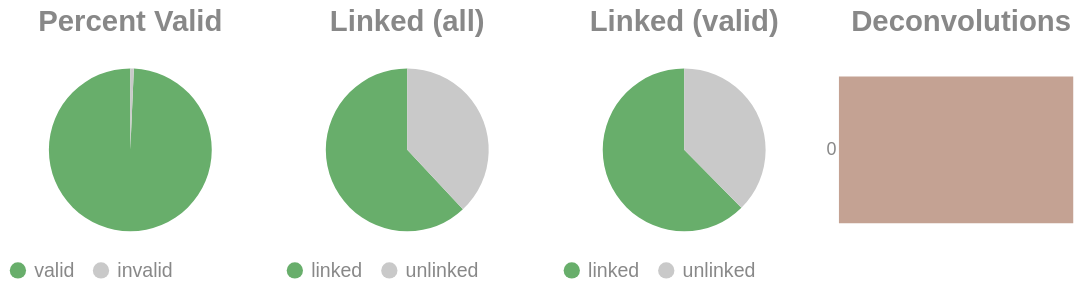

The code cell stored with this chart in its notebook:
### Code cell
if SKIPLR:
    pass
else:
    clash = Counter()
    for i in valids['molecule'].to_list():
        _mol = i.split("-")
        if len(_mol) == 1:
            clash.update('0')
        else:
            clash.update(_mol[-1])

    _d = {"deconvolutions": [], 'count': []}
    for k,v in clash.items():
        _d['deconvolutions'].append(k)
        _d['count'].append(v)

    tot_valid = valids['reads'].sum()
    mask = valids['reads'] >= 2
    n_linked_reads = valids.filter(mask)['reads'].sum()
    if n_linked_reads == 0:
        print_html("No linked molecules (>=2 reads) were detected; skipping linked-only distributions.")
        SKIPLR = True
    else:
        perc_valid = round(tot_valid / n_reads, 4)
        linked_perc_abs = round(n_linked_reads / n_reads, 4)
        linked_perc = round(n_linked_reads / tot_valid, 4)

    _valid = pl.DataFrame({"valids": ['valid', 'invalid'], "count": [tot_valid, n_reads - tot_valid]})
    _linked_abs = pl.DataFrame({"linked (absolute)": ['linked', 'unlinked'], "count": [n_linked_reads, n_reads - n_linked_reads]})
    _linked_rel = pl.DataFrame({"linked (valids)": ['linked', 'unlinked'], "count": [n_linked_reads, tot_valid - n_linked_reads]})

    (
        alt.hconcat(
            piechart(_valid, goodval = 'valid', title = "Percent Valid"),
            piechart(_linked_abs, goodval = "linked", title =  "Linked (all)"),
            piechart(_linked_rel, goodval = "linked", title =  "Linked (valid)"),
            convolutionbar(pl.DataFrame(_d), title = "Deconvolutions"),
            center = True,
            bounds = 'flush'
        )
        .resolve_scale(color='independent')
        .resolve_legend('independent')
        .properties(usermeta={'embedOptions': {"actions": False}})
    ).display()

### Figure 1 — Vega-Lite specification as saved in the notebook (floating-point values rounded to 4 significant figures)
{"width": "container", "height": 400, "config": {"title": {"anchor": "start", "dy": -15, "fontSize": 18, "color": "#888888", "subtitleColor": "#888888", "subtitleFontSize": 14}, "arc": {"fill": "#0072B2"}, "axis": {"domainColor": "#888888", "domainWidth": 0.5, "gridWidth": 0.2, "grid": false, "titleFontWeight": 400, "titleFontSize": 15, "labelFontSize": 11, "labelColor": "#888888", "tickColor": "#888888", "tickWidth": 0.2, "titleColor": "#888888"}, "axisBand": {"grid": false}, "axisX": {"grid": true, "tickSize": 10, "domainCap": "round"}, "axisY": {"domain": false, "grid": true, "tickSize": 0, "domainCap": "round"}, "background": "transparent", "header": {"labelFontSize": 15, "labelColor": "#888888", "titleFontSize": 15, "titleFontWeight": 600, "titleColor": "#888888"}, "legend": {"labelFont": "sans-serif", "labelFontSize": 12, "labelColor": "#888888", "symbolSize": 100, "symbolType": "circle", "titleFontSize": 12, "titlePadding": 10, "titleColor": "#888888", "title": null}, "range": {"category": ["#E69F00", "#56B4E9", "#009E73", "#F0E442", "#0072B2", "#D55E00", "#CC79A7", "#000000"], "diverging": ["#cfe8f3", "#a2d4ec", "#73bfe2", "#46abdb", "#1696d2", "#12719e"]}, "area": {"fill": "#0072B2", "fillOpacity": 0.7, "line": true, "strokeOpacity": 0.7}, "line": {"color": "#0072B2", "stroke": "#0072B2", "strokeWidth": 2}, "trail": {"color": "#0072B2", "stroke": "#0072B2", "strokeWidth": 0, "size": 1}, "point": {"filled": true, "fillOpacity": 1.0, "size": 95}, "text": {"color": "#888888", "fontSize": 11, "align": "right", "fontWeight": 400, "size": 11}, "bar": {"fill": "#0072B2", "stroke": null}, "view": {"stroke": null, "continuousWidth": 660, "continuousHeight": 400}}, "hconcat": [{"data": {"name": "data-d22c6f0135d447eb62882278fcb06687"}, "mark": {"type": "arc"}, "encoding": {"color": {"field": "valids", "legend": {"orient": "bottom", "title": null}, "scale": {"domain": ["valid", "invalid"], "range": ["#68ae6b", "#C9C9C9"]}, "title": "Valids", "type": "nominal"}, "theta": {"field": "count", "type": "quantitative"}, "tooltip": [{"field": "valids", "title": "Valids", "type": "ordinal"}, {"field": "percent", "format": ".2%", "title": "Percent", "type": "quantitative"}, {"field": "count", "title": "Count", "type": "quantitative"}]}, "height": 100, "title": {"text": "Percent Valid", "align": "center", "anchor": "middle"}, "transform": [{"calculate": "datum.count / 16858350", "as": "percent"}], "width": 150}, {"data": {"name": "data-3dfaef4339da881abe43ef4c66a86a98"}, "mark": {"type": "arc"}, "encoding": {"color": {"field": "linked (absolute)", "legend": {"orient": "bottom", "title": null}, "scale": {"domain": ["linked", "unlinked"], "range": ["#68ae6b", "#C9C9C9"]}, "title": "Linked (Absolute)", "type": "nominal"}, "theta": {"field": "count", "type": "quantitative"}, "tooltip": [{"field": "linked (absolute)", "title": "Linked (Absolute)", "type": "ordinal"}, {"field": "percent", "format": ".2%", "title": "Percent", "type": "quantitative"}, {"field": "count", "title": "Count", "type": "quantitative"}]}, "height": 100, "title": {"text": "Linked (all)", "align": "center", "anchor": "middle"}, "transform": [{"calculate": "datum.count / 16858350", "as": "percent"}], "width": 150}, {"data": {"name": "data-d1c264f422fc2a82c873182e4a29d5dd"}, "mark": {"type": "arc"}, "encoding": {"color": {"field": "linked (valids)", "legend": {"orient": "bottom", "title": null}, "scale": {"domain": ["linked", "unlinked"], "range": ["#68ae6b", "#C9C9C9"]}, "title": "Linked (Valids)", "type": "nominal"}, "theta": {"field": "count", "type": "quantitative"}, "tooltip": [{"field": "linked (valids)", "title": "Linked (Valids)", "type": "ordinal"}, {"field": "percent", "format": ".2%", "title": "Percent", "type": "quantitative"}, {"field": "count", "title": "Count", "type": "quantitative"}]}, "height": 100, "title": {"text": "Linked (valid)", "align": "center", "anchor": "middle"}, "transform": [{"calculate": "datum.count / 16741900", "as": "percent"}], "width": 150}, {"data": {"name": "data-ca844bcfcaaf161d75209b03684703eb"}, "mark": {"type": "bar"}, "encoding": {"color": {"field": "deconvolutions", "legend": null, "scale": {"scheme": "lightgreyred"}, "type": "nominal"}, "tooltip": [{"field": "deconvolutions", "title": "Deconvolutions", "type": "ordinal"}, {"field": "percent", "format": ".2%", "title": "Percent", "type": "quantitative"}, {"field": "count", "title": "Count", "type": "quantitative"}], "x": {"axis": null, "field": "count", "type": "quantitative"}, "y": {"field": "deconvolutions", "sort": "ascending", "title": null, "type": "nominal"}}, "height": 100, "title": {"text": "Deconvolutions", "align": "center", "anchor": "middle"}, "transform": [{"calculate": "datum.count / 9588599", "as": "percent"}], "width": 150}], "bounds": "flush", "center": true, "resolve": {"legend": {"angle": "independent"}, "scale": {"color": "independent"}}, "usermeta": {"embedOptions": {"actions": false}}, "$schema": "https://vega.github.io/schema/vega-lite/v6.1.0.json", "datasets": {"data-d22c6f0135d447eb62882278fcb06687": [{"valids": "valid", "count": 16741900}, {"valids": "invalid", "count": 116450}], "data-3dfaef4339da881abe43ef4c66a86a98": [{"linked (absolute)": "linked", "count": 10447164}, {"linked (absolute)": "unlinked", "count": 6411186}], "data-d1c264f422fc2a82c873182e4a29d5dd": [{"linked (valids)": "linked", "count": 10447164}, {"linked (valids)": "unlinked", "count": 6294736}], "data-ca844bcfcaaf161d75209b03684703eb": [{"deconvolutions": "0", "count": 9588599}]}}
